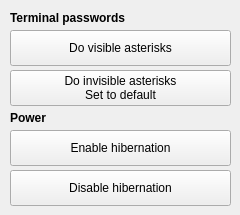
      <widget class="QWidget" name="tab_16">
       <attribute name="title">
        <string>Tweaks 3/4</string>
       </attribute>
       <widget class="QPushButton" name="doInvisibleAsterisksButton">
        <property name="geometry">
         <rect>
          <x>10</x>
          <y>70</y>
          <width>221</width>
          <height>36</height>
         </rect>
        </property>
        <property name="whatsThis">
         <string/>
        </property>
        <property name="text">
         <string>Do invisible asterisks
Set to default</string>
        </property>
        <property name="iconSize">
         <size>
          <width>30</width>
          <height>30</height>
         </size>
        </property>
        <property name="shortcut">
         <string/>
        </property>
        <property name="checkable">
         <bool>false</bool>
        </property>
       </widget>
       <widget class="QLabel" name="label_6">
        <property name="geometry">
         <rect>
          <x>10</x>
          <y>10</y>
          <width>211</width>
          <height>16</height>
         </rect>
        </property>
        <property name="font">
         <font>
          <weight>75</weight>
          <bold>true</bold>
         </font>
        </property>
        <property name="text">
         <string>Terminal passwords</string>
        </property>
       </widget>
       <widget class="QPushButton" name="doVisibleAsterisksButton">
        <property name="geometry">
         <rect>
          <x>10</x>
          <y>30</y>
          <width>221</width>
          <height>36</height>
         </rect>
        </property>
        <property name="whatsThis">
         <string/>
        </property>
        <property name="text">
         <string>Do visible asterisks</string>
        </property>
        <property name="iconSize">
         <size>
          <width>30</width>
          <height>30</height>
         </size>
        </property>
        <property name="shortcut">
         <string/>
        </property>
        <property name="checkable">
         <bool>false</bool>
        </property>
       </widget>
       <widget class="QLabel" name="label_8">
        <property name="geometry">
         <rect>
          <x>10</x>
          <y>110</y>
          <width>141</width>
          <height>16</height>
         </rect>
        </property>
        <property name="font">
         <font>
          <weight>75</weight>
          <bold>true</bold>
         </font>
        </property>
        <property name="text">
         <string>Power</string>
        </property>
       </widget>
       <widget class="QPushButton" name="disableHibernationButton">
        <property name="geometry">
         <rect>
          <x>10</x>
          <y>170</y>
          <width>221</width>
          <height>36</height>
         </rect>
        </property>
        <property name="whatsThis">
         <string/>
        </property>
        <property name="text">
         <string>Disable hibernation</string>
        </property>
        <property name="iconSize">
         <size>
          <width>30</width>
          <height>30</height>
         </size>
        </property>
        <property name="shortcut">
         <string/>
        </property>
        <property name="checkable">
         <bool>false</bool>
        </property>
       </widget>
       <widget class="QPushButton" name="enableHibernationButton">
        <property name="geometry">
         <rect>
          <x>10</x>
          <y>130</y>
          <width>221</width>
          <height>36</height>
         </rect>
        </property>
        <property name="whatsThis">
         <string/>
        </property>
        <property name="text">
         <string>Enable hibernation</string>
        </property>
        <property name="iconSize">
         <size>
          <width>30</width>
          <height>30</height>
         </size>
        </property>
        <property name="shortcut">
         <string/>
        </property>
        <property name="checkable">
         <bool>false</bool>
        </property>
       </widget>
      </widget>
